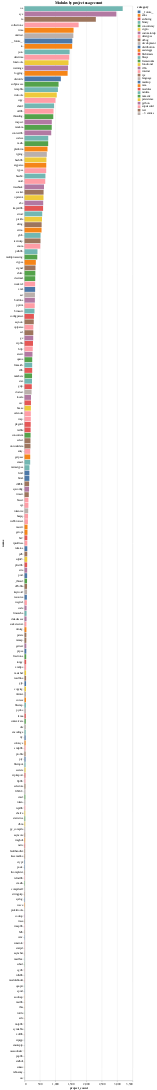

Notebook code cell kept with this figure:
### Markdown cell above
## Modules sorted by project usage
What modules are directly used the most*?

### Code cell
import altair as alt

alt.Chart(df[df["project_count"] > 0]).mark_bar().encode(
    alt.Y("name:N", sort="-x"),
    alt.X("project_count:Q"),
    alt.Color("category"),
    tooltip=["name", "project_count"]
).properties(
    title="Modules by project usage count"
)

### Figure 1 — Vega-Lite specification as saved in the notebook (floating-point values rounded to 4 significant figures; data arrays with more than 128 entries replaced by an {"elided": "..."} marker saying what was removed)
{"config": {"view": {"continuousWidth": 400, "continuousHeight": 300}}, "data": {"name": "data-4e12921fd96735bb4d5e88136f8a460a"}, "mark": "bar", "encoding": {"color": {"type": "nominal", "field": "category"}, "tooltip": [{"type": "nominal", "field": "name"}, {"type": "quantitative", "field": "project_count"}], "x": {"type": "quantitative", "field": "project_count"}, "y": {"type": "nominal", "field": "name", "sort": "-x"}}, "title": "Modules by project usage count", "$schema": "https://vega.github.io/schema/vega-lite/v4.8.1.json", "datasets": {"data-4e12921fd96735bb4d5e88136f8a460a": {"elided": "199 records"}}}
